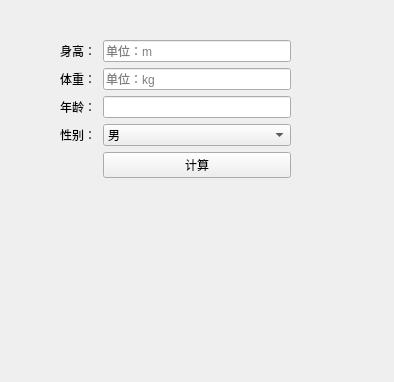
<?xml version="1.0" encoding="UTF-8"?>
<ui version="4.0">
 <class>Form</class>
 <widget class="QWidget" name="Form">
  <property name="geometry">
   <rect>
    <x>0</x>
    <y>0</y>
    <width>394</width>
    <height>382</height>
   </rect>
  </property>
  <property name="windowTitle">
   <string>Form</string>
  </property>
  <widget class="QWidget" name="formLayoutWidget">
   <property name="geometry">
    <rect>
     <x>60</x>
     <y>40</y>
     <width>231</width>
     <height>161</height>
    </rect>
   </property>
   <layout class="QFormLayout" name="formLayout">
    <property name="horizontalSpacing">
     <number>7</number>
    </property>
    <item row="0" column="0">
     <widget class="QLabel" name="label">
      <property name="text">
       <string>身高：</string>
      </property>
      <property name="alignment">
       <set>Qt::AlignLeading|Qt::AlignLeft|Qt::AlignVCenter</set>
      </property>
     </widget>
    </item>
    <item row="0" column="1">
     <widget class="QLineEdit" name="lineEdit_stature">
      <property name="placeholderText">
       <string>单位：m</string>
      </property>
     </widget>
    </item>
    <item row="1" column="0">
     <widget class="QLabel" name="label_2">
      <property name="text">
       <string>体重：</string>
      </property>
     </widget>
    </item>
    <item row="1" column="1">
     <widget class="QLineEdit" name="lineEdit_weight">
      <property name="placeholderText">
       <string>单位：kg</string>
      </property>
     </widget>
    </item>
    <item row="2" column="0">
     <widget class="QLabel" name="label_3">
      <property name="text">
       <string>年龄：</string>
      </property>
      <property name="alignment">
       <set>Qt::AlignCenter</set>
      </property>
     </widget>
    </item>
    <item row="2" column="1">
     <widget class="QLineEdit" name="lineEdit_age"/>
    </item>
    <item row="3" column="0">
     <widget class="QLabel" name="label_4">
      <property name="text">
       <string>性别：</string>
      </property>
     </widget>
    </item>
    <item row="4" column="1">
     <widget class="QPushButton" name="btn_calculate">
      <property name="text">
       <string>计算</string>
      </property>
     </widget>
    </item>
    <item row="3" column="1">
     <widget class="QComboBox" name="comboBox">
      <property name="enabled">
       <bool>true</bool>
      </property>
      <property name="accessibleName">
       <string/>
      </property>
      <property name="autoFillBackground">
       <bool>false</bool>
      </property>
      <property name="editable">
       <bool>false</bool>
      </property>
      <property name="duplicatesEnabled">
       <bool>false</bool>
      </property>
      <item>
       <property name="text">
        <string>男</string>
       </property>
      </item>
      <item>
       <property name="text">
        <string>女</string>
       </property>
      </item>
     </widget>
    </item>
   </layout>
  </widget>
  <widget class="QLabel" name="label_end">
   <property name="geometry">
    <rect>
     <x>60</x>
     <y>220</y>
     <width>231</width>
     <height>41</height>
    </rect>
   </property>
   <property name="text">
    <string/>
   </property>
   <property name="alignment">
    <set>Qt::AlignCenter</set>
   </property>
  </widget>
 </widget>
 <resources/>
 <connections/>
</ui>
